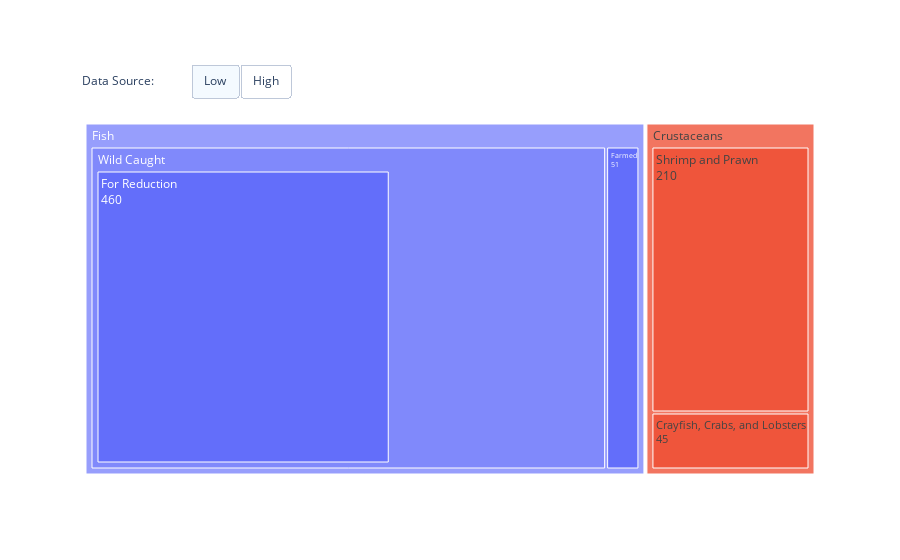

The notebook cell saved with this chart:
### Code cell
fig = go.Figure()
fig.add_trace(go.Treemap(
    labels = data.label,
    parents = data.parent,
    values = data.low,
    textinfo = "label+value",
    branchvalues = "total"
))

# Add buttons for displaying high and low estimates
fig.update_layout(
    updatemenus=[
        go.layout.Updatemenu(
            type = "buttons",
            direction = "left",
            buttons=list([
                dict(
                    args=['values', [data.low]],
                    label="Low",
                    method="restyle"
                ),
                dict(
                    args=['values', [data.high]],
                    label="High",
                    method="restyle"
                )
            ]),
            pad={"r": 10, "t": 10},
            showactive=True,
            x=0.15,
            xanchor="left",
            y=1.12,
            yanchor="top"
        ),
    ]
)

# Add annotation
fig.update_layout(
    annotations=[
        go.layout.Annotation(text="Data Source:", showarrow=False,
                             x=0, y=1.08, yref="paper", align="left")
    ]
)

fig.show()

### Figure 1 — Plotly figure (JSON) as saved in the notebook; plotly's stock layout.template omitted (floating-point values rounded to 4 significant figures)
{"data": [{"branchvalues": "total", "labels": ["Fish", "Farmed", "Wild Caught", "For Reduction", "Crustaceans", "Crayfish, Crabs, and Lobsters", "Shrimp and Prawn"], "parents": ["", "Fish", "Fish", "Wild Caught", "", "Crustaceans", "Crustaceans"], "textinfo": "label+value", "type": "treemap", "values": [841, 51, 790, 460, 255, 45, 210]}], "layout": {"annotations": [{"align": "left", "showarrow": false, "text": "Data Source:", "x": 0, "y": 1.08, "yref": "paper"}], "updatemenus": [{"buttons": [{"args": ["values", [[841, 51, 790, 460, 255, 45, 210]]], "label": "Low", "method": "restyle"}, {"args": ["values", [[2467, 167, 2300, 1000, 605, 75, 530]]], "label": "High", "method": "restyle"}], "direction": "left", "pad": {"r": 10, "t": 10}, "showactive": true, "type": "buttons", "x": 0.15, "xanchor": "left", "y": 1.12, "yanchor": "top"}]}}
